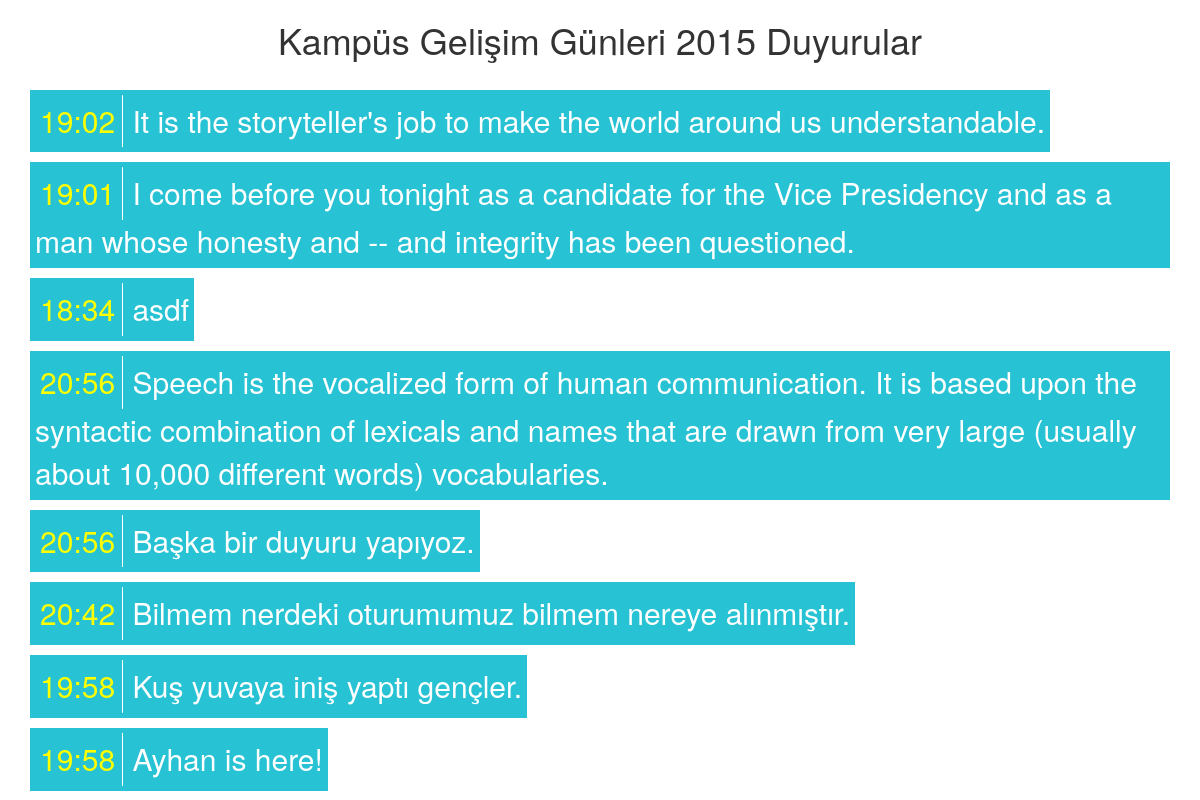
/duyurular.php, run on the app's committed database.
### tables this page shows
CREATE TABLE IF NOT EXISTS `duyurular` (
  `id` int(11) NOT NULL AUTO_INCREMENT,
  `metin` varchar(5000) NOT NULL,
  `timestamp` datetime DEFAULT NULL,
  PRIMARY KEY (`id`)
);

### duyurular.php (the view, shortened to what this page needs)
<!doctype html>
<html>
<head>
	<link rel="stylesheet" href="inc/bootstrap/css/bootstrap.min.css">
</head>
<body>
	<div class="container">
		<div class="row">
			<div class="col-md-12" style="text-align:center;margin-bottom:20px;">
				<h1>Kampüs Gelişim Günleri 2015 Duyurular</h1>
			</div>
		</div>
		<div class="row">
			<div class="col-md-12">
				<?php
					include "db.php";
					$q=$conn->query("select metin,timestamp from duyurular",PDO::FETCH_ASSOC);
					$duyurular=array();
					foreach($q as $ins)
					{
						array_push($duyurular,$ins);
					}
					$duyurular=array_reverse($duyurular);
					foreach($duyurular as $ins)
					{
						$t=explode(":",explode(" ",$ins['timestamp'])[1]);
						echo "<div class=\"duyuru\">";
						echo "<span style=\"display:inline-block;background-color:#27C2D3;padding:5px;color:white\">";
						echo "<span style=\"display:inline-block;margin-right:1px;padding:5px;padding-right:7px;background-color:#27C2D3;border-right:1px solid white;color:#ffff00\">".$t[0].":".$t[1]."</span> ".$ins['metin']."</span>";
						echo "</div>";
					}
				?>
			</div>
		</div>
	</div>
</body>
</html>

### duyurular.php (style rules this page uses)
.duyuru { font-size:30px; margin-bottom:10px; }

### data on the page
duyurular: timestamp "19", timestamp "02", metin "It is the storyteller's job to make the world around us understandable."
duyurular: timestamp "19", timestamp "01", metin "I come before you tonight as a candidate for the Vice Presidency and as a man whose honesty and -- and integrity has been questioned."
duyurular: timestamp "18", timestamp "34", metin "asdf"
duyurular: timestamp "20", timestamp "56", metin "Speech is the vocalized form of human communication. It is based upon the syntactic combination of lexicals and names that are drawn from very large (usually about 10,000 different words) vocabularies."
duyurular: timestamp "20", timestamp "56", metin "Başka bir duyuru yapıyoz."
duyurular: timestamp "20", timestamp "42", metin "Bilmem nerdeki oturumumuz bilmem nereye alınmıştır."
duyurular: timestamp "19", timestamp "58", metin "Kuş yuvaya iniş yaptı gençler."
duyurular: timestamp "19", timestamp "58", metin "Ayhan is here!"
